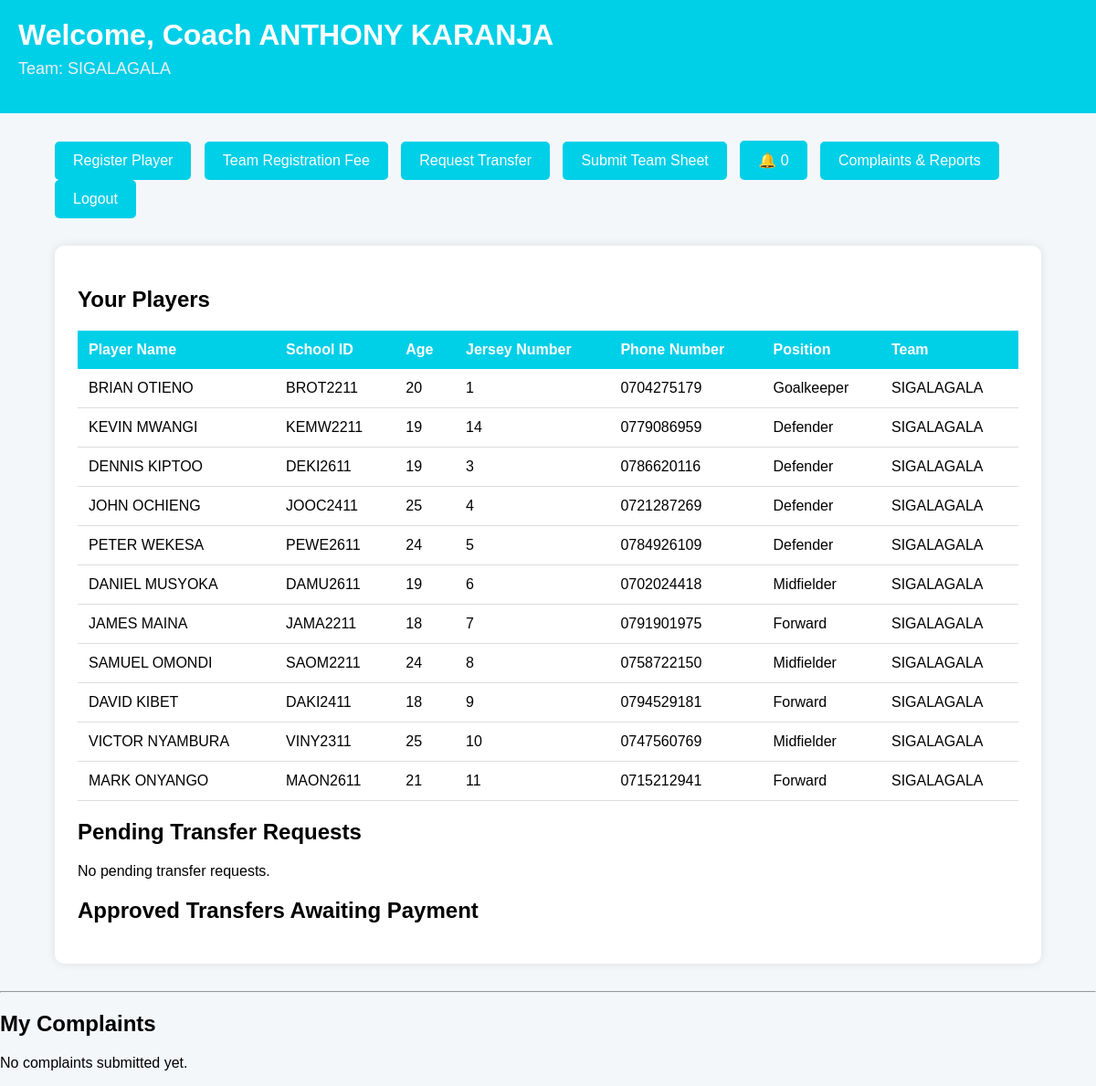
The page /dashboard/ (signed in) on the database its author committed.
### users/models.py (models this page shows)
class CustomUser(AbstractUser):
    ROLE_CHOICES = (
        ('admin', 'Admin'),
        ('coach', 'Coach'),
        ('referee', 'Referee'),
    )
    role = models.CharField(
        max_length=20,
        choices=ROLE_CHOICES,
        default='coach'
    )
    phone_number = models.CharField(
        max_length=15,
        blank=True,
        null=True
    )
    def __str__(self):
        return self.username

### teams/models.py (models this page shows, shortened)
class Team(models.Model):
    CATEGORY_CHOICES = (
        ('Men', 'Men'),
        ('Ladies', 'Ladies'),
    )
    name = models.CharField(max_length=100)
    coach = models.ForeignKey(
    settings.AUTH_USER_MODEL,
    on_delete=models.SET_NULL,
    null=True,
    blank=True,
    limit_choices_to={'role': 'coach'}
)
    phone_number = models.CharField(
        max_length=15,
        blank=True,
        null=True
    )
    category = models.CharField(
        max_length=10,
        choices=CATEGORY_CHOICES,
        default='Men'
    )
    played = models.IntegerField(default=0)
    wins = models.IntegerField(default=0)
    draws = models.IntegerField(default=0)
    losses = models.IntegerField(default=0)
    goals_scored = models.IntegerField(default=0)
    goals_conceded = models.IntegerField(default=0)
    goal_difference = models.IntegerField(default=0)
    points = models.IntegerField(default=0)

### players/models.py (models this page shows, shortened)
class Player(models.Model):
    player_name = models.CharField(max_length=100)
    school_id = models.CharField(max_length=50)
    age = models.IntegerField(default=18)
    jersey_number = models.IntegerField(default=0)
    phone_number = models.CharField(
        max_length=15,
        blank=True,
        null=True
    )
    POSITION_CHOICES = (
        ('Goalkeeper', 'Goalkeeper'),
        ('Defender', 'Defender'),
        ('Midfielder', 'Midfielder'),
        ('Forward', 'Forward'),
    )
    position = models.CharField(
        max_length=20,
        choices=POSITION_CHOICES,
        default='Defender'
    )
    goals = models.IntegerField(default=0)
    assists = models.IntegerField(default=0)
    clean_sheets = models.IntegerField(default=0)
    goal_conceded = models.IntegerField(default=0)
    yellow_cards = models.IntegerField(default=0)
    red_cards = models.IntegerField(default=0)
    is_suspended = models.BooleanField(default=False)
    suspension_matches = models.IntegerField(default=0)
    team = models.ForeignKey(
        'teams.Team',
        on_delete=models.CASCADE,
        related_name='players'
    )

### teams/views.py (the view)
# urls.py: path('dashboard/', views.coach_dashboard, name='coach_dashboard'),
def coach_dashboard(request):
    team = Team.objects.filter(coach=request.user).first()
    if team:
        players = Player.objects.filter(team=team)
        pending_transfers = Transfer.objects.filter(
            from_team=team,
            status='Pending'
        )
        approved_transfers = Transfer.objects.filter(
            to_team=team,
            status='Approved'
        ).exclude(
            transferpayment__status='Approved'
        )
        print("APPROVED TRANSFERS:", approved_transfers)
    else:
        players = Player.objects.none()
        pending_transfers = Transfer.objects.none()
        approved_transfers = Transfer.objects.none()
    unread_count = Notification.objects.filter(
            user=request.user,
            is_read=False
        ).count()
    my_complaints = Complaint.objects.filter(
        coach=request.user
    ).order_by('-created_at')
    print("CURRENT USER:", request.user)
    print("MY COMPLAINTS:", my_complaints)
    context = {
        'players': players,
        'team': team,
        'pending_transfers': pending_transfers,
        'approved_transfers': approved_transfers,
        'unread_count': unread_count,
        'my_complaints': my_complaints
    }
    return render(
        request,
        'teams/coach_dashboard.html',
        context
    )

### notifications/context_processors.py (called while the page is built)
def admin_notifications(request):
    return {
        'unread_notifications':
        AdminNotification.objects.filter(
            is_read=False
        ).count()
    }

### templates/teams/coach_dashboard.html (shortened to what this page needs)
<!DOCTYPE html>
<html>
<head>
</head>
<body>
<div class="topbar">
    <h1>Welcome, Coach {{ request.user.first_name }}</h1>
    <p style="margin-top:8px;font-size:18px;color:#f0f0f0;">
        Team: {{ team.name }}
    </p>
</div>
<div class="container">
    <div class="menu">
        <a href="/register-player/">Register Player</a>
        <a href="/teams/payment/">
            Team Registration Fee
        </a>
        <a href="/request-transfer/">
            Request Transfer
        </a>
        <a href="/lineups/submit/">
            Submit Team Sheet
        </a>
        <a href="{% url 'notifications' %}">
            🔔 {{ unread_count }}
        </a>
        <a href="/complaints/submit/">
            Complaints & Reports
        </a>
        <a href="/logout/">
            Logout
        </a>
    </div>
    <div class="card">
        <h2>Your Players</h2>
        <table>
            <tr>
                <th>Player Name</th>
                <th>School ID</th>
                <th>Age</th>
                <th>Jersey Number</th>
                <th>Phone Number</th>
                <th>Position</th>
                <th>Team</th>
            </tr>
            {% for player in players %}
            <tr>
                <td>{{ player.player_name }}</td>
                <td>{{ player.school_id }}</td>
                <td>{{ player.age }}</td>
                <td>{{ player.jersey_number }}</td>
                <td>{{ player.phone_number }}</td>
                <td>{{ player.position }}</td>
                <td>{{ player.team.name }}</td>
            </tr>
            {% endfor %}
        </table>
        <h2>Pending Transfer Requests</h2>
{% for transfer in pending_transfers %}
<div class="card" style="margin-top:20px; padding:15px;">
    <p>
        <strong>{{ transfer.player.player_name }}</strong>
        wants to move from
        <strong>{{ transfer.from_team.name }}</strong>
        to
        <strong>{{ transfer.to_team.name }}</strong>
    </p>
    <a href="{% url 'approve_transfer' transfer.id %}">
        <button>Approve</button>
    </a>
    <a href="{% url 'reject_transfer' transfer.id %}">
        <button>Reject</button>
    </a>
</div>
{% empty %}
<p>No pending transfer requests.</p>
{% endfor %}
<h2>Approved Transfers Awaiting Payment</h2>
    </div>
</div>
<hr>
<h2>My Complaints</h2>
{% for complaint in my_complaints %}
<p>SUBJECT: {{ complaint.subject }}</p>
<p>RESPONSE: {{ complaint.admin_response }}</p>
<hr>
<div style="border:1px solid #ccc; padding:10px; margin-bottom:10px;">
    <h3>{{ complaint.subject }}</h3>
    <p>
        <strong>Status:</strong>
        {{ complaint.status }}
    </p>
    <p>
        <strong>Complaint:</strong><br>
        {{ complaint.message }}
    </p>
    {% if complaint.admin_response %}
        <p>
            <strong>Admin Response:</strong><br>
            {{ complaint.admin_response }}
        </p>
    {% else %}
        <p><em>Waiting for admin response...</em></p>
    {% endif %}
</div>
{% empty %}
<p>No complaints submitted yet.</p>
{% endfor %}
</body>
</html>

### templates/teams/coach_dashboard.html (style rules this page uses)
body { font-family: Arial; background:#f4f7fa; margin:0; padding:0; }
.topbar { background:#00cfe8; padding:20px; }
.topbar h1 { color:white; margin:0; }
.container { width:90%; margin:30px auto; }
.menu { margin-bottom:30px; }
.menu a { background:#00cfe8; color:white; text-decoration:none; padding:12px 20px; border-radius:5px; margin-right:10px; display:inline-block; }
.card { background:white; padding:25px; border-radius:10px; margin-bottom:30px; box-shadow:0 0 10px rgba(0,0,0,0.1); }
table { width:100%; border-collapse:collapse; }
table th { background:#00cfe8; color:white; padding:12px; text-align:left; }
table td { padding:12px; border-bottom:1px solid #ddd; }

### rows shown on the page
CustomUser: user.first_name "ANTHONY KARANJA"
Team: name "SIGALAGALA"
Player: player_name "BRIAN OTIENO", school_id "BROT2211", age "20", jersey_number "1", phone_number "0704275179", position "Goalkeeper", team.name "SIGALAGALA"
Player: player_name "KEVIN MWANGI", school_id "KEMW2211", age "19", jersey_number "14", phone_number "0779086959", position "Defender", team.name "SIGALAGALA"
Player: player_name "DENNIS KIPTOO", school_id "DEKI2611", age "19", jersey_number "3", phone_number "0786620116", position "Defender", team.name "SIGALAGALA"
Player: player_name "JOHN OCHIENG", school_id "JOOC2411", age "25", jersey_number "4", phone_number "0721287269", position "Defender", team.name "SIGALAGALA"
Player: player_name "PETER WEKESA", school_id "PEWE2611", age "24", jersey_number "5", phone_number "0784926109", position "Defender", team.name "SIGALAGALA"
Player: player_name "DANIEL MUSYOKA", school_id "DAMU2611", age "19", jersey_number "6", phone_number "0702024418", position "Midfielder", team.name "SIGALAGALA"
Player: player_name "JAMES MAINA", school_id "JAMA2211", age "18", jersey_number "7", phone_number "0791901975", position "Forward", team.name "SIGALAGALA"
Player: player_name "SAMUEL OMONDI", school_id "SAOM2211", age "24", jersey_number "8", phone_number "0758722150", position "Midfielder", team.name "SIGALAGALA"
Player: player_name "DAVID KIBET", school_id "DAKI2411", age "18", jersey_number "9", phone_number "0794529181", position "Forward", team.name "SIGALAGALA"
Player: player_name "VICTOR NYAMBURA", school_id "VINY2311", age "25", jersey_number "10", phone_number "0747560769", position "Midfielder", team.name "SIGALAGALA"
Player: player_name "MARK ONYANGO", school_id "MAON2611", age "21", jersey_number "11", phone_number "0715212941", position "Forward", team.name "SIGALAGALA"

### other values the page prints
{{ unread_count }} "0"
